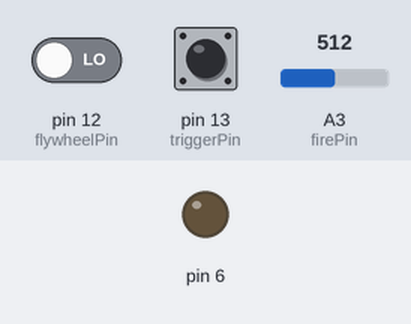
A sketch run on a simulated Arduino Uno, built with avr-gcc and run on an emulated ATmega328P. Parts: output pins drawn as LEDs (lit = HIGH). Inputs (shaded band) come from the test bench; at power-on: pin 12 (flywheelPin) LOW, pin 13 (triggerPin) HIGH, A3 (firePin) = 512.

Above: at 1.2 s.
1.3 s: pin 12 (flywheelPin) driven HIGH
At 2.5 s:
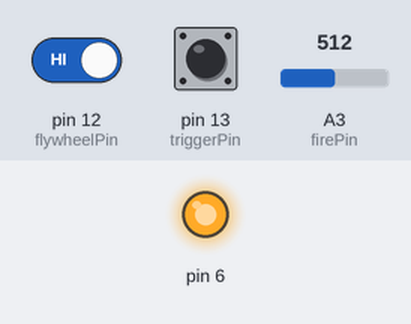
2.8 s: pin 12 (flywheelPin) driven LOW
At 3.8 s:
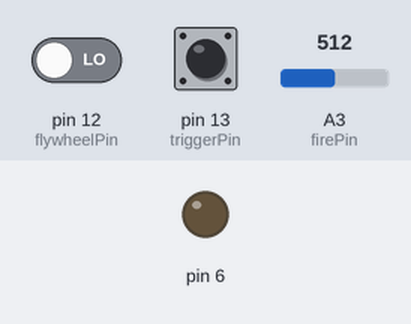
Timing chart, 0 to 5.8 s (numbered marks = the images above; inputs shaded):
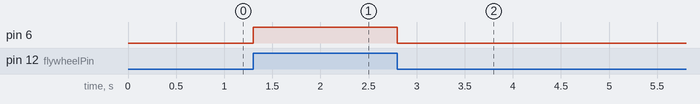

Measured:
- after the input at 1.3 s, pin 6: LOW → HIGH at once
- after the input at 2.8 s, pin 6: HIGH → LOW at once

The sketch:

blaster.ino
```cpp
#include <math.h>

#define firePin A3
#define triggerPin 13
#define flywheelPin 12

#define fireRate 650

enum FireState
{
  Full = 0,
  Burst = 1,
  Single = 2
};

struct Motor
{
  public:
    unsigned int in1;
    unsigned int in2;
    unsigned int pwm;
    unsigned int stby;
};

int triggerIn;
int flywheelIn;

bool isShooting;

Motor triggerMotor;
Motor flywheelMotor;

FireState fireState;
unsigned int timeModifier;
unsigned long previousTime;

void initMotor(Motor* motor, unsigned int in1, unsigned int in2, unsigned int pwm, unsigned int stby)
{
  motor->in1 = in1;
  motor->in2 = in2;
  motor->pwm = pwm;
  motor->stby = stby;

  pinMode(motor->in1, INPUT);
  pinMode(motor->in2, INPUT);
  pinMode(motor->pwm, INPUT);
  pinMode(motor->stby, INPUT);
}

void setup() {
  pinMode(firePin, INPUT);
  pinMode(triggerPin, INPUT);
  pinMode(flywheelPin, INPUT);

  triggerIn = 0;
  flywheelIn = 0;

  isShooting = false;

  initMotor(&triggerMotor, 11, 10, 9, 8);
  initMotor(&flywheelMotor, 4, 5, 6, 7);

  fireState = Single;

  timeModifier = 1;
  previousTime = 0;

  //Serial.begin(9600);
}

void manageFireState()
{
  int state = round(3 * analogRead(firePin))/ 1023;

  if(state == 0)
  {
    fireState = Single;
    timeModifier = 1;
  }
  else if(state == 1)
  {
    fireState = Burst;
    timeModifier = 3;
  }
  else if(state == 2)
  {
    fireState = Full;
    timeModifier = 1;
  }
}

void motorDrive(Motor* motor, bool motorDirection, int motorSpeed = 255)
{
  bool pinIn1;

  //Clockwise: In1 = HIGH and In2 = LOW
  //Counter-Clockwise: In1 = LOW and In2 = HIGH
  if (motorDirection)
    pinIn1 = HIGH;
  else
    pinIn1 = LOW;

  digitalWrite(motor->in1, pinIn1);//drive motors
  digitalWrite(motor->in2, !pinIn1);
  analogWrite(motor->pwm, motorSpeed);//speed

  digitalWrite(motor->stby, HIGH);
}

void motorStop(Motor* motor)
{
  digitalWrite(motor->in1, LOW);
  digitalWrite(motor->in2, LOW);
}

void motorBrake(Motor* motor)
{
  analogWrite(motor->pwm, 0);
  digitalWrite(motor->stby, LOW);
}

void loop() {
  int previousState = triggerIn;
  triggerIn = digitalRead(triggerPin);

  flywheelIn = digitalRead(flywheelPin);

  manageFireState();

  unsigned long currentTime = millis();
  if(flywheelIn == HIGH && previousState == LOW && triggerIn == HIGH)
  {
    isShooting = true;
    previousTime = currentTime;
  }

  if(isShooting && (currentTime - previousTime) >= fireRate * timeModifier)
  {
    if(fireState == Full)
    {
      if(triggerIn == LOW)
        isShooting = false;
      else
        previousTime = currentTime;
    }
    else
      isShooting = false;
  }

  if(flywheelIn == HIGH)
    motorDrive(&flywheelMotor, true);
  else
    motorBrake(&flywheelMotor);

  if(isShooting)
    motorDrive(&triggerMotor, true);
  else
    motorStop(&triggerMotor);
}
```
